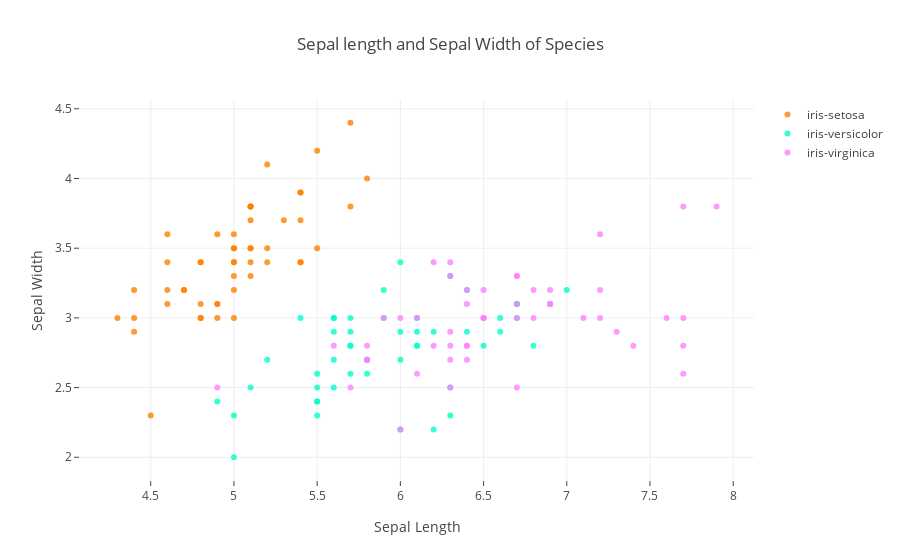

The cell this chart's notebook holds for it:
### Code cell
py.offline.iplot(fig)

### Figure 1 — Plotly figure (JSON) as saved in the notebook; plotly's stock layout.template omitted (floating-point values rounded to 4 significant figures)
{"data": [{"marker": {"color": "rgba(255, 128, 2, 0.8)"}, "mode": "markers", "name": "iris-setosa", "text": ["iris-sesota", "iris-sesota", "iris-sesota", "iris-sesota", "iris-sesota", "iris-sesota", "iris-sesota", "iris-sesota", "iris-sesota", "iris-sesota", "iris-sesota", "iris-sesota", "iris-sesota", "iris-sesota", "iris-sesota", "iris-sesota", "iris-sesota", "iris-sesota", "iris-sesota", "iris-sesota", "iris-sesota", "iris-sesota", "iris-sesota", "iris-sesota", "iris-sesota", "iris-sesota", "iris-sesota", "iris-sesota", "iris-sesota", "iris-sesota", "iris-sesota", "iris-sesota", "iris-sesota", "iris-sesota", "iris-sesota", "iris-sesota", "iris-sesota", "iris-sesota", "iris-sesota", "iris-sesota", "iris-sesota", "iris-sesota", "iris-sesota", "iris-sesota", "iris-sesota", "iris-sesota", "iris-sesota", "iris-sesota", "iris-sesota", "iris-sesota"], "type": "scatter", "uid": "2b7c3f4f-b598-4d87-965b-11ac9ffa856e", "x": [5.1, 4.9, 4.7, 4.6, 5, 5.4, 4.6, 5, 4.4, 4.9, 5.4, 4.8, 4.8, 4.3, 5.8, 5.7, 5.4, 5.1, 5.7, 5.1, 5.4, 5.1, 4.6, 5.1, 4.8, 5, 5, 5.2, 5.2, 4.7, 4.8, 5.4, 5.2, 5.5, 4.9, 5, 5.5, 4.9, 4.4, 5.1, 5, 4.5, 4.4, 5, 5.1, 4.8, 5.1, 4.6, 5.3, 5], "y": [3.5, 3, 3.2, 3.1, 3.6, 3.9, 3.4, 3.4, 2.9, 3.1, 3.7, 3.4, 3, 3, 4, 4.4, 3.9, 3.5, 3.8, 3.8, 3.4, 3.7, 3.6, 3.3, 3.4, 3, 3.4, 3.5, 3.4, 3.2, 3.1, 3.4, 4.1, 4.2, 3.1, 3.2, 3.5, 3.6, 3, 3.4, 3.5, 2.3, 3.2, 3.5, 3.8, 3, 3.8, 3.2, 3.7, 3.3]}, {"marker": {"color": "rgba(0, 255, 200, 0.8)"}, "mode": "markers", "name": "iris-versicolor", "text": ["iris-versicolor", "iris-versicolor", "iris-versicolor", "iris-versicolor", "iris-versicolor", "iris-versicolor", "iris-versicolor", "iris-versicolor", "iris-versicolor", "iris-versicolor", "iris-versicolor", "iris-versicolor", "iris-versicolor", "iris-versicolor", "iris-versicolor", "iris-versicolor", "iris-versicolor", "iris-versicolor", "iris-versicolor", "iris-versicolor", "iris-versicolor", "iris-versicolor", "iris-versicolor", "iris-versicolor", "iris-versicolor", "iris-versicolor", "iris-versicolor", "iris-versicolor", "iris-versicolor", "iris-versicolor", "iris-versicolor", "iris-versicolor", "iris-versicolor", "iris-versicolor", "iris-versicolor", "iris-versicolor", "iris-versicolor", "iris-versicolor", "iris-versicolor", "iris-versicolor", "iris-versicolor", "iris-versicolor", "iris-versicolor", "iris-versicolor", "iris-versicolor", "iris-versicolor", "iris-versicolor", "iris-versicolor", "iris-versicolor", "iris-versicolor"], "type": "scatter", "uid": "cdd8a109-ccee-4cec-9875-0f821cbb2a20", "x": [7, 6.4, 6.9, 5.5, 6.5, 5.7, 6.3, 4.9, 6.6, 5.2, 5, 5.9, 6, 6.1, 5.6, 6.7, 5.6, 5.8, 6.2, 5.6, 5.9, 6.1, 6.3, 6.1, 6.4, 6.6, 6.8, 6.7, 6, 5.7, 5.5, 5.5, 5.8, 6, 5.4, 6, 6.7, 6.3, 5.6, 5.5, 5.5, 6.1, 5.8, 5, 5.6, 5.7, 5.7, 6.2, 5.1, 5.7], "y": [3.2, 3.2, 3.1, 2.3, 2.8, 2.8, 3.3, 2.4, 2.9, 2.7, 2, 3, 2.2, 2.9, 2.9, 3.1, 3, 2.7, 2.2, 2.5, 3.2, 2.8, 2.5, 2.8, 2.9, 3, 2.8, 3, 2.9, 2.6, 2.4, 2.4, 2.7, 2.7, 3, 3.4, 3.1, 2.3, 3, 2.5, 2.6, 3, 2.6, 2.3, 2.7, 3, 2.9, 2.9, 2.5, 2.8]}, {"marker": {"color": "rgba(255, 128, 255, 0.8)"}, "mode": "markers", "name": "iris-virginica", "text": ["iris-virginica", "iris-virginica", "iris-virginica", "iris-virginica", "iris-virginica", "iris-virginica", "iris-virginica", "iris-virginica", "iris-virginica", "iris-virginica", "iris-virginica", "iris-virginica", "iris-virginica", "iris-virginica", "iris-virginica", "iris-virginica", "iris-virginica", "iris-virginica", "iris-virginica", "iris-virginica", "iris-virginica", "iris-virginica", "iris-virginica", "iris-virginica", "iris-virginica", "iris-virginica", "iris-virginica", "iris-virginica", "iris-virginica", "iris-virginica", "iris-virginica", "iris-virginica", "iris-virginica", "iris-virginica", "iris-virginica", "iris-virginica", "iris-virginica", "iris-virginica", "iris-virginica", "iris-virginica", "iris-virginica", "iris-virginica", "iris-virginica", "iris-virginica", "iris-virginica", "iris-virginica", "iris-virginica", "iris-virginica", "iris-virginica", "iris-virginica"], "type": "scatter", "uid": "f131eaa6-909b-4826-acaf-52d6e6544ab7", "x": [6.3, 5.8, 7.1, 6.3, 6.5, 7.6, 4.9, 7.3, 6.7, 7.2, 6.5, 6.4, 6.8, 5.7, 5.8, 6.4, 6.5, 7.7, 7.7, 6, 6.9, 5.6, 7.7, 6.3, 6.7, 7.2, 6.2, 6.1, 6.4, 7.2, 7.4, 7.9, 6.4, 6.3, 6.1, 7.7, 6.3, 6.4, 6, 6.9, 6.7, 6.9, 5.8, 6.8, 6.7, 6.7, 6.3, 6.5, 6.2, 5.9], "y": [3.3, 2.7, 3, 2.9, 3, 3, 2.5, 2.9, 2.5, 3.6, 3.2, 2.7, 3, 2.5, 2.8, 3.2, 3, 3.8, 2.6, 2.2, 3.2, 2.8, 2.8, 2.7, 3.3, 3.2, 2.8, 3, 2.8, 3, 2.8, 3.8, 2.8, 2.8, 2.6, 3, 3.4, 3.1, 3, 3.1, 3.1, 3.1, 2.7, 3.2, 3.3, 3, 2.5, 3, 3.4, 3]}], "layout": {"title": {"text": "Sepal length and Sepal Width of Species"}, "xaxis": {"ticklen": 5, "title": {"text": "Sepal Length"}, "zeroline": false}, "yaxis": {"ticklen": 5, "title": {"text": "Sepal Width"}, "zeroline": false}}}
